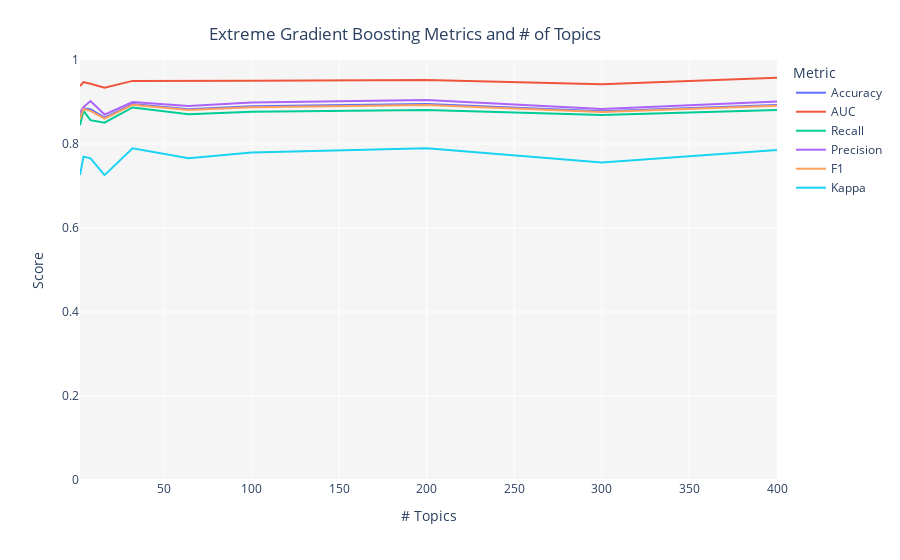

The notebook cell this image was saved under:
### Markdown cell above
## 7.0 - tunning for classification project

### Code cell
tunned_model = tune_model(
    model='lda', 
    multi_core=True, 
    supervised_target='status',
    estimator='xgboost',
    optimize='Precision'
)

### Figure 1 — Plotly figure (JSON) as saved in the notebook; plotly's stock layout.template omitted (floating-point values rounded to 4 significant figures)
{"data": [{"hovertemplate": "Metric=Accuracy<br># Topics=%{x}<br>Score=%{y}<extra></extra>", "legendgroup": "Accuracy", "line": {"color": "#636efa", "dash": "solid", "shape": "linear"}, "marker": {"symbol": "circle"}, "mode": "lines", "name": "Accuracy", "orientation": "v", "showlegend": true, "type": "scatter", "x": [2, 4, 8, 16, 32, 64, 100, 200, 300, 400], "xaxis": "x", "y": [0.863, 0.885, 0.883, 0.863, 0.895, 0.883, 0.89, 0.895, 0.878, 0.893], "yaxis": "y"}, {"hovertemplate": "Metric=AUC<br># Topics=%{x}<br>Score=%{y}<extra></extra>", "legendgroup": "AUC", "line": {"color": "#EF553B", "dash": "solid", "shape": "linear"}, "marker": {"symbol": "circle"}, "mode": "lines", "name": "AUC", "orientation": "v", "showlegend": true, "type": "scatter", "x": [2, 4, 8, 16, 32, 64, 100, 200, 300, 400], "xaxis": "x", "y": [0.9378, 0.9475, 0.9434, 0.9342, 0.9503, 0.9511, 0.9508, 0.9525, 0.9422, 0.9576], "yaxis": "y"}, {"hovertemplate": "Metric=Recall<br># Topics=%{x}<br>Score=%{y}<extra></extra>", "legendgroup": "Recall", "line": {"color": "#00cc96", "dash": "solid", "shape": "linear"}, "marker": {"symbol": "circle"}, "mode": "lines", "name": "Recall", "orientation": "v", "showlegend": true, "type": "scatter", "x": [2, 4, 8, 16, 32, 64, 100, 200, 300, 400], "xaxis": "x", "y": [0.8448, 0.879, 0.8569, 0.8508, 0.8871, 0.871, 0.877, 0.881, 0.869, 0.881], "yaxis": "y"}, {"hovertemplate": "Metric=Precision<br># Topics=%{x}<br>Score=%{y}<extra></extra>", "legendgroup": "Precision", "line": {"color": "#ab63fa", "dash": "solid", "shape": "linear"}, "marker": {"symbol": "circle"}, "mode": "lines", "name": "Precision", "orientation": "v", "showlegend": true, "type": "scatter", "x": [2, 4, 8, 16, 32, 64, 100, 200, 300, 400], "xaxis": "x", "y": [0.8747, 0.888, 0.9023, 0.8701, 0.8998, 0.8907, 0.8988, 0.9048, 0.8832, 0.901], "yaxis": "y"}, {"hovertemplate": "Metric=F1<br># Topics=%{x}<br>Score=%{y}<extra></extra>", "legendgroup": "F1", "line": {"color": "#FFA15A", "dash": "solid", "shape": "linear"}, "marker": {"symbol": "circle"}, "mode": "lines", "name": "F1", "orientation": "v", "showlegend": true, "type": "scatter", "x": [2, 4, 8, 16, 32, 64, 100, 200, 300, 400], "xaxis": "x", "y": [0.8595, 0.8835, 0.879, 0.8603, 0.8934, 0.8807, 0.8878, 0.8927, 0.876, 0.8909], "yaxis": "y"}, {"hovertemplate": "Metric=Kappa<br># Topics=%{x}<br>Score=%{y}<extra></extra>", "legendgroup": "Kappa", "line": {"color": "#19d3f3", "dash": "solid", "shape": "linear"}, "marker": {"symbol": "circle"}, "mode": "lines", "name": "Kappa", "orientation": "v", "showlegend": true, "type": "scatter", "x": [2, 4, 8, 16, 32, 64, 100, 200, 300, 400], "xaxis": "x", "y": [0.7259, 0.77, 0.7659, 0.7259, 0.79, 0.7659, 0.7799, 0.7899, 0.756, 0.7859], "yaxis": "y"}], "layout": {"legend": {"title": {"text": "Metric"}, "tracegroupgap": 0}, "margin": {"t": 60}, "plot_bgcolor": "rgb(245,245,245)", "title": {"text": "Extreme Gradient Boosting Metrics and # of Topics", "x": 0.45, "xanchor": "center", "y": 0.95, "yanchor": "top"}, "xaxis": {"anchor": "y", "domain": [0, 1], "title": {"text": "# Topics"}}, "yaxis": {"anchor": "x", "domain": [0, 1], "range": [0, 1], "title": {"text": "Score"}}}}
